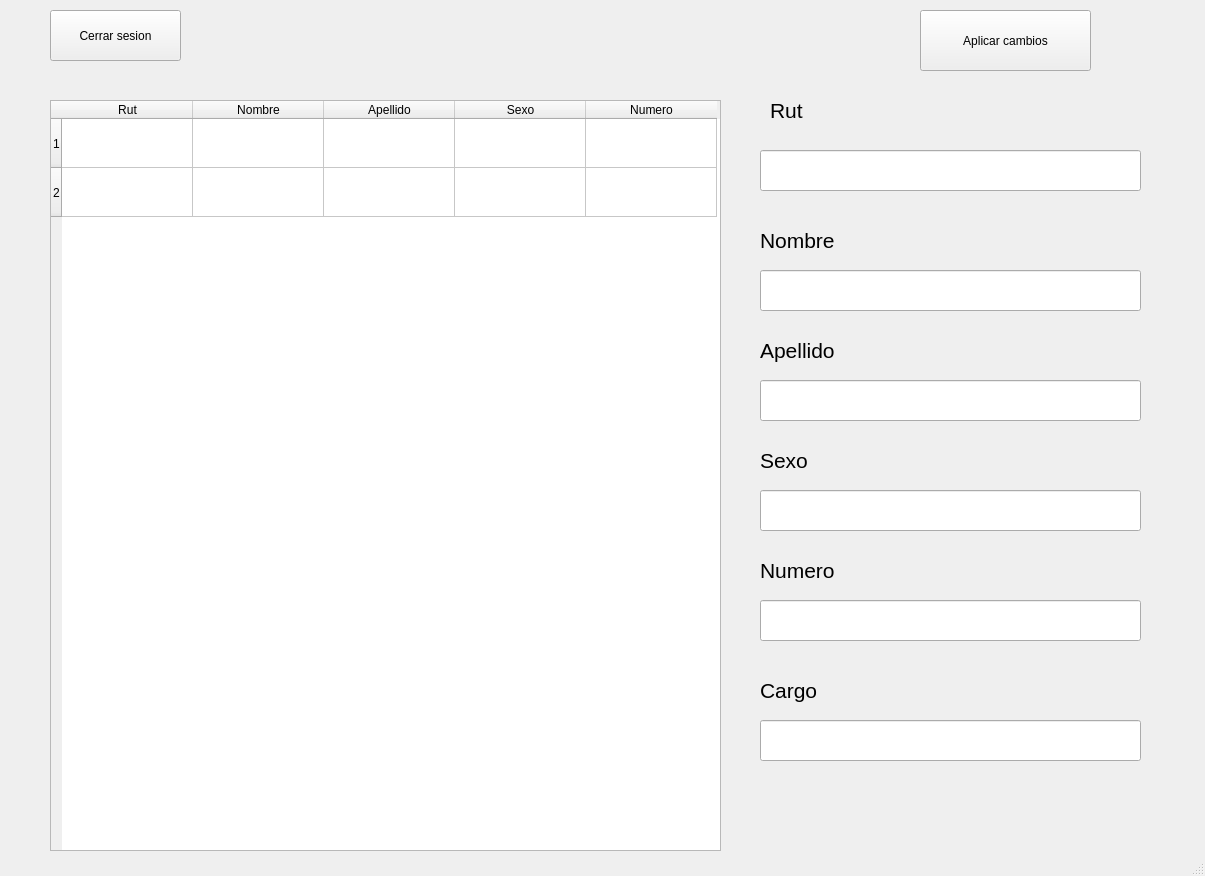
<?xml version="1.0" encoding="UTF-8"?>
<ui version="4.0">
 <class>MainWindow</class>
 <widget class="QMainWindow" name="MainWindow">
  <property name="geometry">
   <rect>
    <x>0</x>
    <y>0</y>
    <width>1205</width>
    <height>876</height>
   </rect>
  </property>
  <property name="windowTitle">
   <string>MainWindow</string>
  </property>
  <widget class="QWidget" name="centralwidget">
   <widget class="QTableWidget" name="tableWidget">
    <property name="geometry">
     <rect>
      <x>50</x>
      <y>100</y>
      <width>671</width>
      <height>751</height>
     </rect>
    </property>
    <attribute name="horizontalHeaderDefaultSectionSize">
     <number>131</number>
    </attribute>
    <attribute name="verticalHeaderDefaultSectionSize">
     <number>49</number>
    </attribute>
    <row>
     <property name="text">
      <string>1</string>
     </property>
    </row>
    <row>
     <property name="text">
      <string>2</string>
     </property>
    </row>
    <column>
     <property name="text">
      <string>Rut</string>
     </property>
     <property name="textAlignment">
      <set>AlignCenter</set>
     </property>
    </column>
    <column>
     <property name="text">
      <string>Nombre</string>
     </property>
    </column>
    <column>
     <property name="text">
      <string>Apellido</string>
     </property>
    </column>
    <column>
     <property name="text">
      <string>Sexo</string>
     </property>
    </column>
    <column>
     <property name="text">
      <string>Numero</string>
     </property>
    </column>
    <item row="0" column="0">
     <property name="font">
      <font>
       <pointsize>12</pointsize>
       <weight>50</weight>
       <bold>false</bold>
      </font>
     </property>
     <property name="textAlignment">
      <set>AlignCenter</set>
     </property>
    </item>
   </widget>
   <widget class="QPushButton" name="pushButton_2">
    <property name="geometry">
     <rect>
      <x>920</x>
      <y>10</y>
      <width>171</width>
      <height>61</height>
     </rect>
    </property>
    <property name="text">
     <string>Aplicar cambios</string>
    </property>
   </widget>
   <widget class="QLineEdit" name="in_rut">
    <property name="geometry">
     <rect>
      <x>760</x>
      <y>150</y>
      <width>381</width>
      <height>41</height>
     </rect>
    </property>
    <property name="text">
     <string/>
    </property>
   </widget>
   <widget class="QLineEdit" name="in_nombre">
    <property name="geometry">
     <rect>
      <x>760</x>
      <y>270</y>
      <width>381</width>
      <height>41</height>
     </rect>
    </property>
    <property name="text">
     <string/>
    </property>
   </widget>
   <widget class="QLineEdit" name="in_apellido">
    <property name="geometry">
     <rect>
      <x>760</x>
      <y>380</y>
      <width>381</width>
      <height>41</height>
     </rect>
    </property>
   </widget>
   <widget class="QLineEdit" name="in_sexo">
    <property name="geometry">
     <rect>
      <x>760</x>
      <y>490</y>
      <width>381</width>
      <height>41</height>
     </rect>
    </property>
   </widget>
   <widget class="QLineEdit" name="in_numero">
    <property name="geometry">
     <rect>
      <x>760</x>
      <y>600</y>
      <width>381</width>
      <height>41</height>
     </rect>
    </property>
   </widget>
   <widget class="QLineEdit" name="in_cargo">
    <property name="geometry">
     <rect>
      <x>760</x>
      <y>720</y>
      <width>381</width>
      <height>41</height>
     </rect>
    </property>
   </widget>
   <widget class="QLabel" name="label">
    <property name="geometry">
     <rect>
      <x>770</x>
      <y>90</y>
      <width>161</width>
      <height>41</height>
     </rect>
    </property>
    <property name="font">
     <font>
      <pointsize>16</pointsize>
     </font>
    </property>
    <property name="text">
     <string>Rut</string>
    </property>
   </widget>
   <widget class="QLabel" name="label_2">
    <property name="geometry">
     <rect>
      <x>760</x>
      <y>220</y>
      <width>161</width>
      <height>41</height>
     </rect>
    </property>
    <property name="font">
     <font>
      <pointsize>16</pointsize>
     </font>
    </property>
    <property name="text">
     <string>Nombre</string>
    </property>
   </widget>
   <widget class="QLabel" name="label_4">
    <property name="geometry">
     <rect>
      <x>760</x>
      <y>440</y>
      <width>161</width>
      <height>41</height>
     </rect>
    </property>
    <property name="font">
     <font>
      <pointsize>16</pointsize>
     </font>
    </property>
    <property name="text">
     <string>Sexo</string>
    </property>
   </widget>
   <widget class="QLabel" name="label_5">
    <property name="geometry">
     <rect>
      <x>760</x>
      <y>550</y>
      <width>161</width>
      <height>41</height>
     </rect>
    </property>
    <property name="font">
     <font>
      <pointsize>16</pointsize>
     </font>
    </property>
    <property name="text">
     <string>Numero</string>
    </property>
   </widget>
   <widget class="QLabel" name="label_6">
    <property name="geometry">
     <rect>
      <x>760</x>
      <y>670</y>
      <width>161</width>
      <height>41</height>
     </rect>
    </property>
    <property name="font">
     <font>
      <pointsize>16</pointsize>
     </font>
    </property>
    <property name="text">
     <string>Cargo</string>
    </property>
   </widget>
   <widget class="QLabel" name="label_3">
    <property name="geometry">
     <rect>
      <x>760</x>
      <y>330</y>
      <width>161</width>
      <height>41</height>
     </rect>
    </property>
    <property name="font">
     <font>
      <pointsize>16</pointsize>
     </font>
    </property>
    <property name="text">
     <string>Apellido</string>
    </property>
   </widget>
   <widget class="QPushButton" name="pushButton_3">
    <property name="geometry">
     <rect>
      <x>50</x>
      <y>10</y>
      <width>131</width>
      <height>51</height>
     </rect>
    </property>
    <property name="text">
     <string>Cerrar sesion</string>
    </property>
   </widget>
  </widget>
  <widget class="QStatusBar" name="statusbar"/>
 </widget>
 <resources/>
 <connections/>
</ui>
